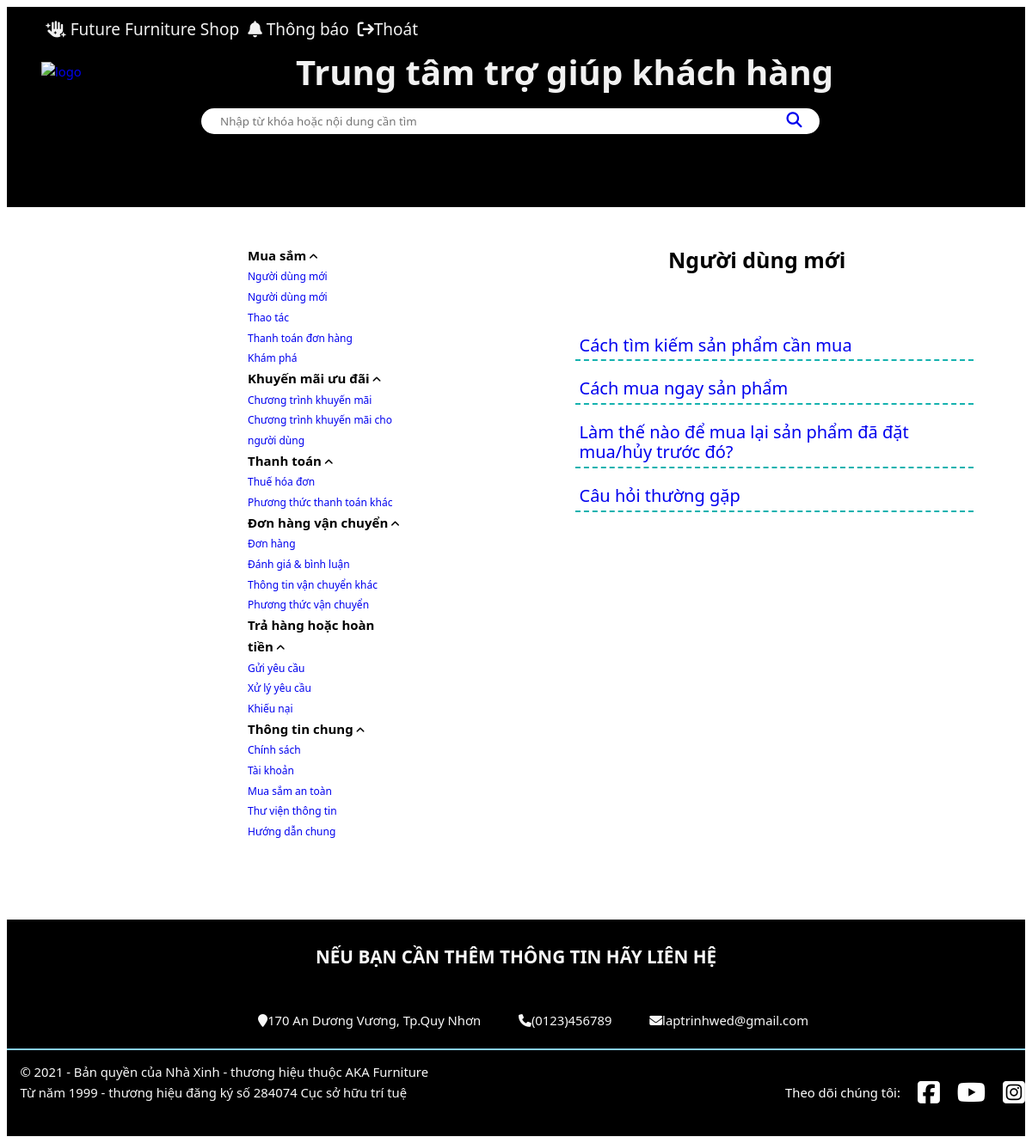
Page /Ho_tro/index/Hotro.php?default_title=Người+dùng+mới on the committed database.
### tables this page shows
CREATE TABLE `content_menu` (
  `id` int(11) NOT NULL,
  `category` text NOT NULL,
  `subcategory` text NOT NULL,
  `link` text NOT NULL
);

CREATE TABLE `content_warp_main` (
  `id` int(11) NOT NULL,
  `Title` varchar(255) DEFAULT NULL,
  `Subtitle` varchar(255) DEFAULT NULL,
  `Content` text DEFAULT NULL
);

### Ho_tro/index/Hotro.php (the view, shortened to what this page needs)
<!DOCTYPE html>
<html>
    <head>
        <link rel="stylesheet" href="style.css" />
       <link
      rel="stylesheet"
      href="https://cdnjs.cloudflare.com/ajax/libs/font-awesome/6.5.1/css/all.min.css"
    />
    <link rel="stylesheet" href="https://cdnjs.cloudflare.com/ajax/libs/font-awesome/6.5.2/css/all.min.css">
    <link rel="stylesheet" href="https://cdnjs.cloudflare.com/ajax/libs/font-awesome/6.5.2/css/all.min.css">
    </head>
    <body>
      <header class="header">
        <div class="grid">
            <nav class="header__navbar">
                <ul class="header__navbar-list">
                    <li class="header__navbar-item">
                        <a href="" class="header__navbar-item-link">
                            <i class="fa-solid fa-hand-sparkles"></i>
                            <span>Future Furniture Shop</span></a>
                    </li>
                    <li class="header__navbar-item">
                        <a href="" class="header__navbar-item-link">
                            <i class="fa-solid fa-bell"></i>
                            <span>Thông báo</span>
                        </a>
                    </li>
                    <li class="header__navbar-item">
                        <a href="" class="header__navbar-item-link">
                            <i class="fa-solid fa-arrow-right-from-bracket"></i><span>Thoát</span></a>
                    </li>
                </ul>
            </nav>
            <div class="headerSearch">
                <div class="header__logo">
                    <a href="#"><img src="./asset/Logo.png" alt="logo" width="130px" height="130px"/></a>
                </div>
                <div class="header__search-bar">
                    <div class="header-banner">Trung tâm trợ giúp khách hàng </div>
                    <div class="header-box">
                        <input type="text" placeholder="Nhập từ khóa hoặc nội dung cần tìm">
                        <a href="#">
                            <i class="fa-solid fa-magnifying-glass"></i>
                        </a>
                    </div>
            </div>
        </div>
    </header>
        <div id ="page-container">
            <div class = "content-menu">
            <ul>
                <?php
                include 'connect.php';
$sql = "SELECT category, subcategory FROM content_menu";
$result = $conn->query($sql);
if ($result->num_rows > 0) {
    while($row = $result->fetch_assoc()) {
        $category = $row['category'];
        if ($row['subcategory'] !== null) {
            $subcategory = json_decode($row['subcategory'], true);
            if (!isset($data[$category])) {
                $data[$category] = $subcategory;
            } else {
                $data[$category] = array_merge($data[$category], $subcategory);
            }
        }
    }
    foreach ($data as $category => $subcategory) {
        echo "<li>";
        echo "<ul>";
        echo "<p>".$category."</p> <i class='fa fa-angle-up' aria-hidden='true'></i>";
        $sql2 = "SELECT * FROM content_menu where category = '".$category. "'";
        $result2 = $conn->query($sql2);
            while($row2 = $result2->fetch_assoc())
            {
                echo "<li><a href='?default_title=".urlencode($row2['subcategory'])."'>".$row2['subcategory']."</a></li>";
            }
        echo "</ul>";
        echo "</li>";
    }
} else {
    echo "0 kết quả";
}
                ?>
            </ul>
            </div>
            <div class = "content-warpMain">
                <?php
        $default_title = isset($_GET['default_title']) ? $_GET['default_title'] : "Khám phá";
$items_per_page = 9;
$current_page = isset($_GET['page']) ? intval($_GET['page']) : 1;
$offset = ($current_page - 1) * $items_per_page;
$sql_default = "SELECT * FROM content_warp_main WHERE Title='" . $conn->real_escape_string($default_title) . "' LIMIT $offset, $items_per_page";
$result_default = $conn->query($sql_default);
                if ($result_default->num_rows > 0) {
                    echo "<p>".$default_title."</p>";
                    while($row_default = $result_default->fetch_assoc()) {
                        echo "<ul>";
                        echo "<li><a href='#' class='subtitle-link' data-content='".htmlspecialchars($row_default['Content'], ENT_QUOTES, 'UTF-8')."'>".$row_default['Subtitle']."</a></li>";
                        echo "</ul>";
                    }
                } else {
                    echo "0 kết quả";
                }
                ?>
            </div>
        </div>
        <footer class="footer">
          <div class="footer-heading">
            <p>Nếu bạn cần thêm thông tin hãy liên hệ</p>
          </div>
          <div class="footer-list">
            <ul>
              <li><i class="fa fa-map-marker" aria-hidden="true"></i>170 An Dương Vương, Tp.Quy Nhơn</li>
              <li><i class="fa fa-phone" aria-hidden="true"></i>(0123)456789</li>
              <li><i class="fa fa-envelope" aria-hidden="true"></i>laptrinhwed@gmail.com</li>
            </ul>
          </div>
          <div class="footer-bottom">
            <div class="footer-bottom-trademark">
              <pre>
    © 2021 - Bản quyền của Nhà Xinh - thương hiệu thuộc AKA Furniture
    Từ năm 1999 - thương hiệu đăng ký số 284074 Cục sở hữu trí tuệ
              </pre>
            </div>
            <div class="footer-bottom-icon">
              <p>Theo dõi chúng tôi:</p>
              <a href="#"
                ></a>
              <a href="#"
                ></a>
              <a href="#"
                ></a>
            </div>
          </div>
      </footer>
    </body>
</html>

### Ho_tro/index/style.css (style rules this page uses)
* { font-family: 'Segoe UI', Tahoma, Geneva, Verdana, sans-serif; text-decoration: none; list-style: none; box-sizing: inherit; }
#page-container { display: flex; margin: 0 auto; width: 100%; }
.content-menu { margin-left: 100px; margin-right: 50px; padding: 30px 50px 75px 100px; text-align: left; }
.content-menu ul p { font-size: 15px; font-weight: bold; display: inline; }
.content-menu ul li { font-size: 12px; display: block; }
.content-menu ul li ul { display: block; }
.content-menu ul li ul li { display: block; }
.content-warpMain { padding: 25px 50px 75px 50px; }
.content-warpMain p { text-align: center; font-size: 25px; font-weight: bold; margin-bottom: 70px; }
.content-warpMain ul li { font-size: 20px; margin: 10px; padding: 5px; border-bottom: 2px dashed #15b2af; }
html { font-size: 92.5%; line-height: 1.6rem; box-sizing: border-box; }
.grid { width: 1470px; max-width: 100%; margin: 0 auto; height: 240px; }
.header { height: 233px; background-color: black; border-bottom: black; width: 100%; color: #f8f8f8; }
.header__navbar { display: flex; justify-content: space-between; margin-right: 50px; margin-bottom: 10px; }
.header__navbar li { list-style: none; padding-left: 5px; }
.header__navbar-list { margin-left: 0; }
.header__navbar-item, .header__navbar-item-link { display: inline; font-size: 19px; }
.header__navbar-list a { text-decoration: none; color: #f8f8f8f8; }
.headerSearch { display: flex; }
.header__logo a { margin: 40px; }
.header-banner { margin-left: 110px; font-size: 40px; font-weight: bold; margin-bottom: 30px; color: #f8f8f8f8; text-shadow: 5px 5px 10px rgba(0, 0, 0, 0.5); }
.header-box { height: 30px; display: flex; padding: 10px 20px; background: #fff; border-radius: 30px; align-items: center; box-shadow: 5px 5px 10px rgba(0, 0, 0, 0.5); width: 75%; }
.header-box input { width: 900px; outline: none; border: none; font-weight: 500; }
.header-box a .fa-magnifying-glass { font-size: 18px; }
.header__logo { flex: 1; }
.header__search-bar { flex: 4; }
.footer { padding-top: 12px; background-color: black; justify-content: space-between; color: #f8f8f8; }
.footer-heading { font-size: 1.4rem; text-transform: uppercase; font-weight: bolder; text-align: center; }
.footer-list { margin-top: 50px; padding-left: 0; list-style: none; text-align: center; margin-bottom: 20px; }
.footer-list ul li { display: inline; margin: 20px; }
.footer-bottom-icon { color: white; display: flex; }
.footer-bottom-icon a { margin-left: 20px; display: flex; align-items: center; justify-content: center; text-decoration: none; }
.footer-bottom-icon p { display: flex; align-items: center; justify-content: center; }
.footer-bottom { border-top: 2px solid skyblue; display: flex; justify-content: space-between; }

### rows in the picture
content_menu: subcategory "Người dùng mới"
content_menu: subcategory "Người dùng mới"
content_menu: subcategory "Thao tác"
content_menu: subcategory "Thanh toán đơn hàng"
content_menu: subcategory "Khám phá"
content_menu: subcategory "Chương trình khuyến mãi"
content_menu: subcategory "Chương trình khuyến mãi cho người dùng"
content_menu: subcategory "Thuế hóa đơn"
content_menu: subcategory "Phương thức thanh toán khác"
content_menu: subcategory "Đơn hàng"
content_menu: subcategory "Đánh giá & bình luận"
content_menu: subcategory "Thông tin vận chuyển khác"
content_menu: subcategory "Phương thức vận chuyển"
content_menu: subcategory "Gửi yêu cầu"
content_menu: subcategory "Xử lý yêu cầu"
content_menu: subcategory "Khiếu nại"
content_menu: category "Thông tin chung", subcategory "Hướng dẫn chung"
content_menu: subcategory "Chính sách"
content_menu: subcategory "Tài khoản"
content_menu: subcategory "Mua sắm an toàn"
content_menu: subcategory "Thư viện thông tin"
content_warp_main: Subtitle "Cách tìm kiếm sản phẩm cần mua"
content_warp_main: Subtitle "Cách mua ngay sản phẩm"
content_warp_main: Subtitle "Làm thế nào để mua lại sản phẩm đã đặt mua/hủy trước đó?"
content_warp_main: Subtitle "Câu hỏi thường gặp"

### other values in the picture
$category "Mua sắm"
$category "Khuyến mãi ưu đãi"
$category "Thanh toán"
$category "Đơn hàng vận chuyển"
$category "Trả hàng hoặc hoàn tiền"
$default_title "Người dùng mới"
